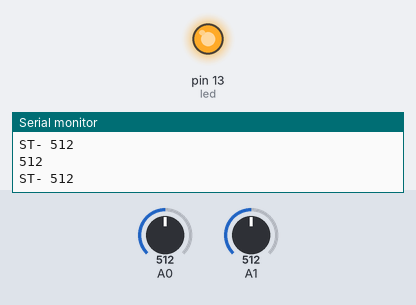
This sketch was run on a simulated Arduino Uno, built with avr-gcc and run on an emulated ATmega328P. Parts: output pins drawn as LEDs (lit = HIGH), the last lines printed to the serial monitor. The inputs (shaded band) are chosen by the test bench; at power-on: A1 = 512, A0 = 512.

Above: at 1.2 s.
1.3 s: A1 set to 528
At 2.2 s:
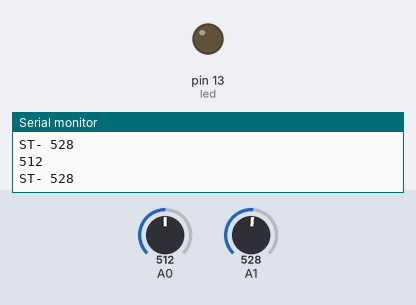
2.8 s: A1 set to 511
At 3.7 s:
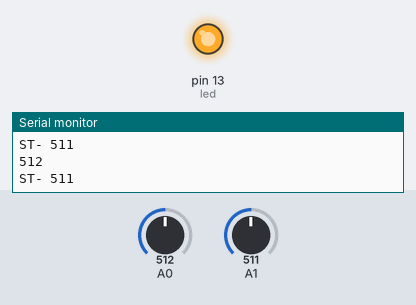
4.3 s: A1 set to 716
At 5.3 s:
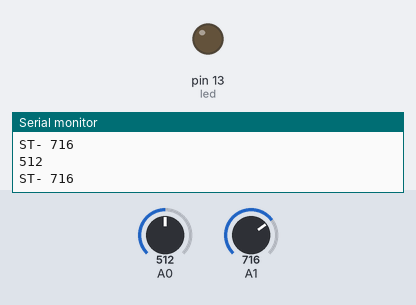
Timing chart, 0 to 7.3 s (numbered marks = the images above; inputs shaded):
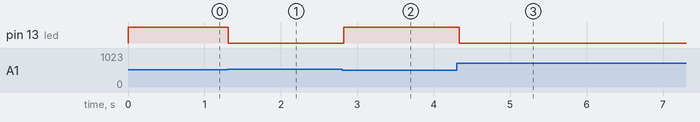

The sketch:

Smps.ino
```cpp
int led = 13;
int pot;
void setup() {
  // put your setup code here, to run once:

  pinMode(led,OUTPUT);
  Serial.begin(9600);

}

void loop() {
  // put your main code here, to run repeatedly:
pot = analogRead(A0);

Serial.println(pot);
Serial.print("ST- ");
Serial.println(analogRead(A1));

if (pot >= analogRead(A1)){
  digitalWrite(led,HIGH);
  }
  else
  digitalWrite(led,LOW);

delay(100);

}
```

Measured:
- the behaviour switches between 512 and 513 on A1 (found by bisection; images 0 and 1)
- after the input at 1.3 s, pin 13 (led): HIGH → LOW at once
- after the input at 2.8 s, pin 13 (led): LOW → HIGH at once
- after the input at 4.3 s, pin 13 (led): HIGH → LOW at once
